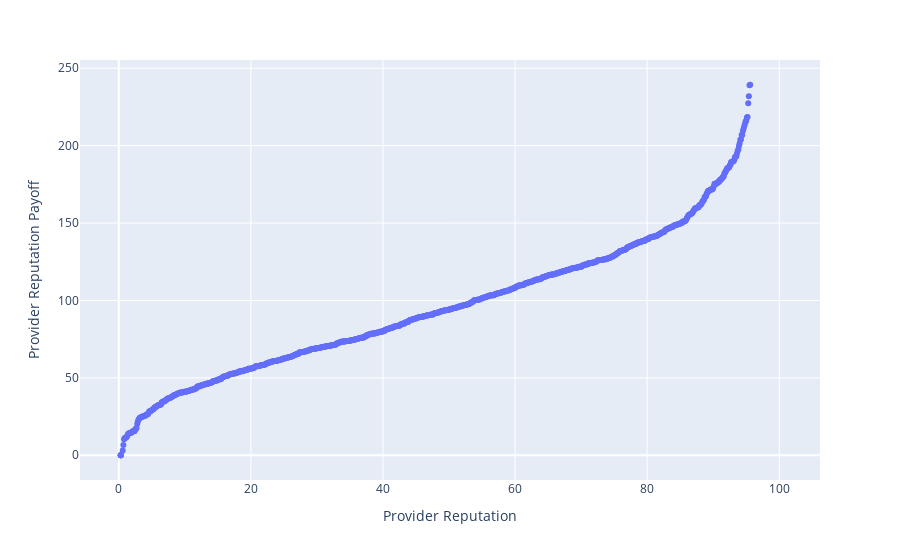

Write notebook code for a chart like this one.
### Code cell
provider_ranking = rankdata(provider_reputation_payoffs)
provider_norm_ranking = 100 * provider_ranking / max(provider_ranking)

px.scatter(x=provider_norm_ranking,
           y=provider_reputation_payoffs,
           labels={'x': 'Provider Reputation', 'y': 'Provider Reputation Payoff'})

### Figure 1 — Plotly figure (JSON) as saved in the notebook; plotly's stock layout.template omitted (floating-point values rounded to 4 significant figures; data arrays with more than 128 entries replaced by an {"elided": "..."} marker saying what was removed)
{"data": [{"hovertemplate": "Provider Reputation=%{x}<br>Provider Reputation Payoff=%{y}<extra></extra>", "legendgroup": "", "marker": {"color": "#636efa", "symbol": "circle"}, "mode": "markers", "name": "", "orientation": "v", "showlegend": false, "type": "scatter", "x": {"elided": "1000 float values"}, "xaxis": "x", "y": {"elided": "1000 float values"}, "yaxis": "y"}], "layout": {"legend": {"tracegroupgap": 0}, "margin": {"t": 60}, "xaxis": {"anchor": "y", "domain": [0, 1], "title": {"text": "Provider Reputation"}}, "yaxis": {"anchor": "x", "domain": [0, 1], "title": {"text": "Provider Reputation Payoff"}}}}
